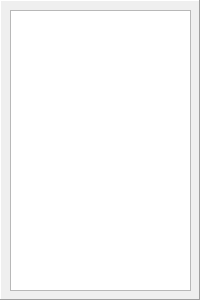
<?xml version="1.0" encoding="UTF-8"?>
<ui version="4.0">
 <class>EmojiPopup</class>
 <widget class="QDialog" name="EmojiPopup">
  <property name="geometry">
   <rect>
    <x>0</x>
    <y>0</y>
    <width>200</width>
    <height>300</height>
   </rect>
  </property>
  <property name="windowTitle">
   <string>Dialog</string>
  </property>
  <property name="modal">
   <bool>false</bool>
  </property>
  <widget class="QFrame" name="frame">
   <property name="geometry">
    <rect>
     <x>0</x>
     <y>0</y>
     <width>200</width>
     <height>300</height>
    </rect>
   </property>
   <property name="frameShape">
    <enum>QFrame::Panel</enum>
   </property>
   <property name="frameShadow">
    <enum>QFrame::Raised</enum>
   </property>
   <widget class="QTableWidget" name="tableWidget">
    <property name="geometry">
     <rect>
      <x>10</x>
      <y>10</y>
      <width>181</width>
      <height>281</height>
     </rect>
    </property>
   </widget>
  </widget>
 </widget>
 <resources/>
 <connections/>
</ui>
